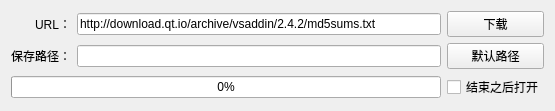
<?xml version="1.0" encoding="UTF-8"?>
<ui version="4.0">
 <class>ExHttp</class>
 <widget class="QMainWindow" name="ExHttp">
  <property name="geometry">
   <rect>
    <x>0</x>
    <y>0</y>
    <width>555</width>
    <height>111</height>
   </rect>
  </property>
  <property name="windowTitle">
   <string>ExHttp</string>
  </property>
  <widget class="QWidget" name="centralWidget">
   <layout class="QGridLayout" name="gridLayout_2">
    <item row="0" column="0">
     <layout class="QGridLayout" name="gridLayout" rowstretch="1,8,1">
      <item row="1" column="1">
       <widget class="QLineEdit" name="lineEditFile"/>
      </item>
      <item row="1" column="2">
       <widget class="QPushButton" name="btnFile">
        <property name="text">
         <string>默认路径</string>
        </property>
       </widget>
      </item>
      <item row="0" column="1">
       <widget class="QLineEdit" name="lineEditUrl">
        <property name="text">
         <string>http://download.qt.io/archive/vsaddin/2.4.2/md5sums.txt</string>
        </property>
       </widget>
      </item>
      <item row="0" column="0">
       <widget class="QLabel" name="label">
        <property name="text">
         <string>URL：</string>
        </property>
        <property name="alignment">
         <set>Qt::AlignRight|Qt::AlignTrailing|Qt::AlignVCenter</set>
        </property>
       </widget>
      </item>
      <item row="0" column="2">
       <widget class="QPushButton" name="btnDown">
        <property name="text">
         <string>下载</string>
        </property>
       </widget>
      </item>
      <item row="1" column="0">
       <widget class="QLabel" name="label_2">
        <property name="text">
         <string>保存路径：</string>
        </property>
       </widget>
      </item>
      <item row="2" column="0" colspan="2">
       <widget class="QProgressBar" name="progressBar">
        <property name="value">
         <number>0</number>
        </property>
        <property name="textVisible">
         <bool>true</bool>
        </property>
        <property name="textDirection">
         <enum>QProgressBar::TopToBottom</enum>
        </property>
       </widget>
      </item>
      <item row="2" column="2">
       <widget class="QCheckBox" name="checkBox">
        <property name="text">
         <string>结束之后打开</string>
        </property>
       </widget>
      </item>
     </layout>
    </item>
   </layout>
  </widget>
 </widget>
 <layoutdefault spacing="6" margin="11"/>
 <resources/>
 <connections/>
</ui>
